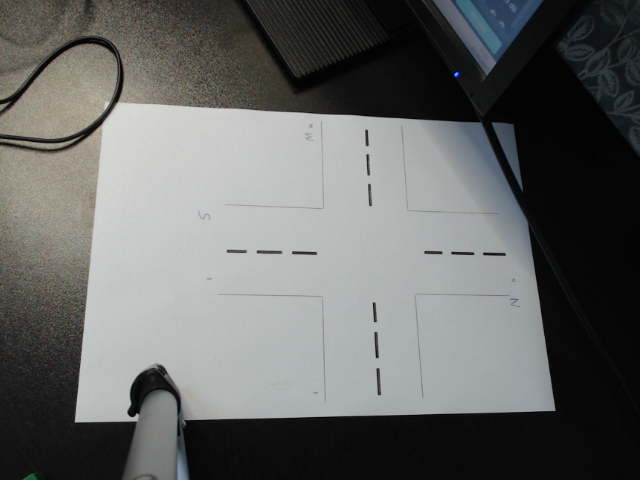
%> input picture background.bmp, 640 x 480 px
$ octave ex2.m   (GNU Octave 9; MATLAB toolbox functions it lacks are replaced by stand-ins)
%> lines starting %> are read from the running program, lines starting %| are printed output that depends on the picture; in (x1, y1, x2, y2) boxes, pixels count from 0 and x2, y2 are one past the last pixel; in counts of white or black regions, pixels touching at a corner belong together; the program's own positions count from 1
clc;
clear;
close all;
background=imread('background.bmp');
%> background is the input picture: size 480x640x3 uint8; mean R, G, B 101.2, 102.6, 101.4
a=imread('mask.bmp');
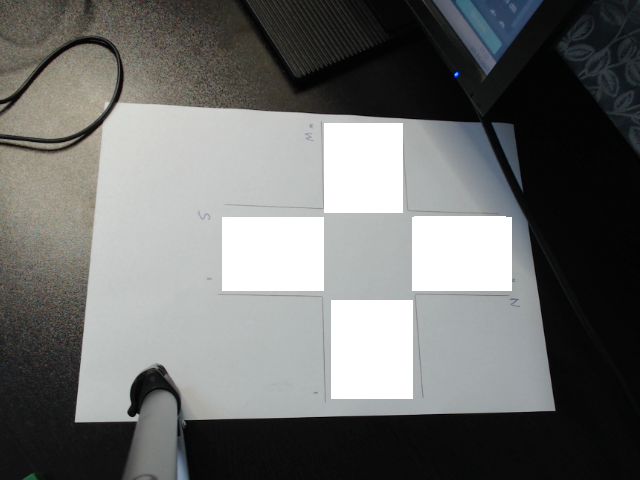
%> input picture mask.bmp, 640 x 480 px
%> a is the input picture: size 480x640x3 uint8; mean R, G, B 109.2, 110.3, 109.1
b=rgb2gray(a);
c=b>253;
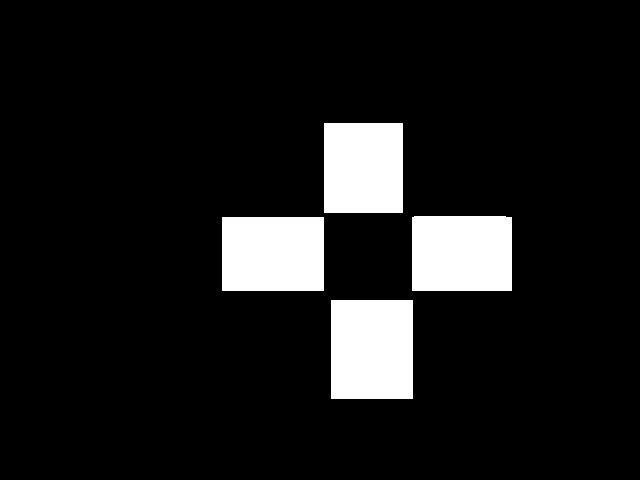
%> c: size 480x640 logical; 9.9% white; 4 white regions
figure;imshow(c);
[Label Num]=bwlabel(c);
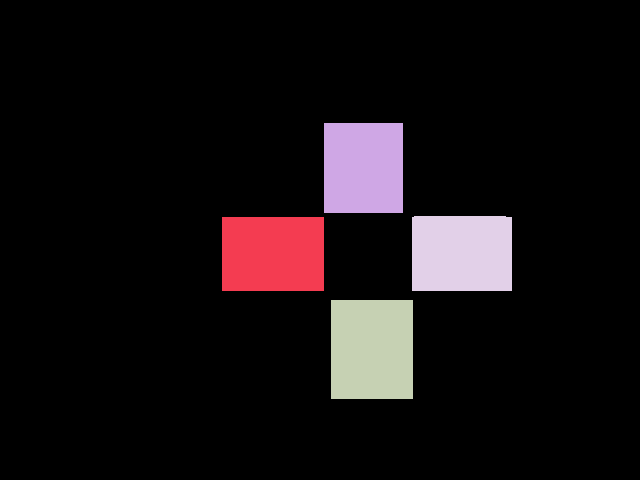
%> Label: size 480x640 double; 5 distinct labels, from 0 to 4; one colour per label, 0 black
%> Num = 4
prop=regionprops(Label,'BoundingBox');
%> prop = 4 regions; box (x1, y1, x2, y2): (222, 217, 324, 291), (324, 123, 403, 213), (331, 300, 413, 399), (412, 216, 512, 291)
for i=1:Num
    filename=strcat(num2str(i),'.bmp');
    Bbox=prop(i).BoundingBox;
    Bbox=round(Bbox);
    data=imcrop(background,Bbox);
    imshow(Label ==i);
    imwrite(data, filename);
end
%> this loop made 4 passes
%> (filename, Bbox) on passes 1 to 4: ('1.bmp', [223 218 102 74]), ('2.bmp', [325 124 79 90]), ('3.bmp', [332 301 82 99]), ('4.bmp', [413 217 100 75])
%> pass 1, `data=imcrop(background,Bbox);`:
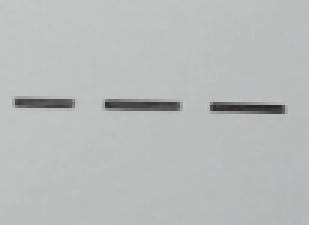
%> data: size 75x103x3 uint8 (shown 3 times larger); mean R, G, B 184, 187.4, 186.6
%> pass 1, `imshow(Label ==i);`:
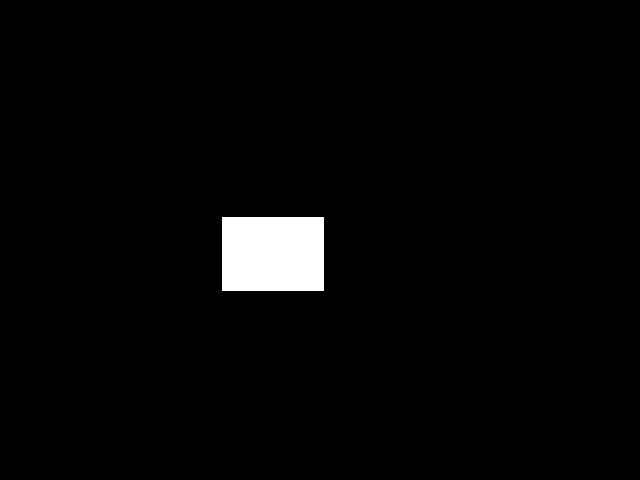
%> displayed picture: size 480x640 logical; 2.5% white; 1 white region, box (x1, y1, x2, y2) and area: (222, 217, 324, 291) 7548
%> pass 2, `data=imcrop(background,Bbox);`:
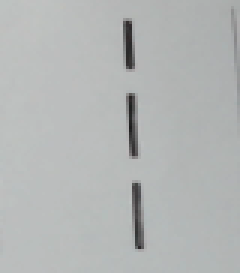
%> data: size 91x80x3 uint8 (shown 3 times larger); mean R, G, B 179.4, 182, 181.4
%> pass 2, `imshow(Label ==i);`:
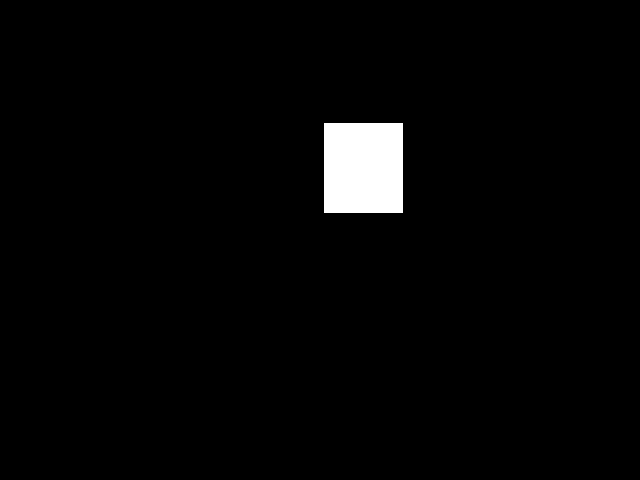
%> displayed picture: size 480x640 logical; 2.3% white; 1 white region, box (x1, y1, x2, y2) and area: (324, 123, 403, 213) 7110
